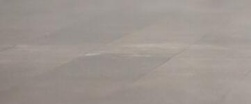
#> input picture Images/img1_1.jpg, 251 x 104 px, shrunk from 361 x 150 before the run
$ jupyter execute 'cv_4_10_4_直方图反投影.ipynb'
#> lines starting #> are read from the running program, lines starting #| are printed output that depends on the picture; after the words box and inside, x2 and y2 are one past the last pixel; in counts of white or black regions, pixels touching at a corner belong together
[cell 1]
import cv2 as cv
import numpy as np
from matplotlib import pyplot as plt

#Numpy 中的算法、
#roi 是我们要选的图像中的目标区域
roi = cv.imread("../Images/img1_1.jpg")
#> roi is the input picture: shape (104, 251, 3); mean B, G, R 144.3, 149.6, 157.9
roi_hsv = cv.cvtColor(roi, cv.COLOR_BGR2HSV)
#> roi_hsv: shape (104, 251, 3); mean H, S, V 11.8, 22, 157.9
#目标对象
img1 = cv.imread("../Images/img1.jpg")
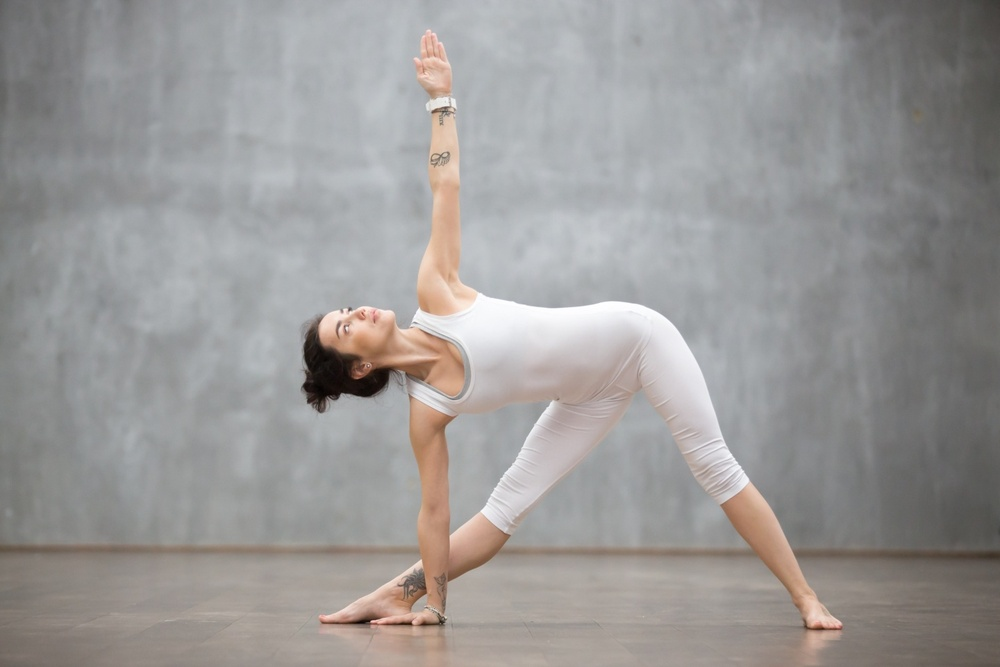
#> input picture Images/img1.jpg, 1000 x 667 px, shrunk from 1440 x 960 before the run
#> img1 is the input picture: shape (667, 1000, 3); mean B, G, R 151.6, 152.7, 154.9
img1_hsv = cv.cvtColor(img1, cv.COLOR_BGR2HSV)
#> img1_hsv: shape (667, 1000, 3); mean H, S, V 69.9, 15.6, 158.2
#查找直方图
M = cv.calcHist([roi_hsv], [0, 1], None, [180, 256], [0, 180, 0, 256])
I = cv.calcHist([img1_hsv], [0, 1], None, [180, 256], [0, 180, 0, 256])
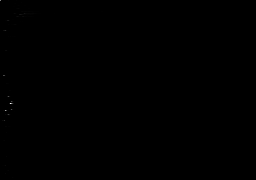
#> I: shape (180, 256) float32; min 0, max 67845, mean 14.5; drawn with min black and max white

[cell 2]
#求出 R= M/I
R = M / (I + 0.000001)
h, s, v = cv.split(img1_hsv)
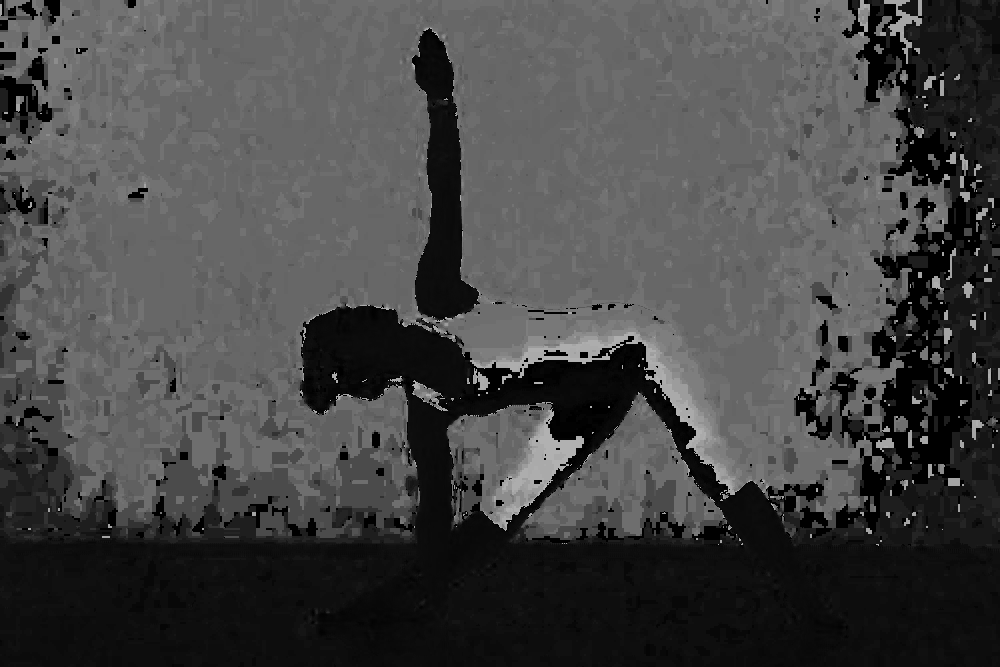
#> h: shape (667, 1000); min 0, max 179, mean 69.9
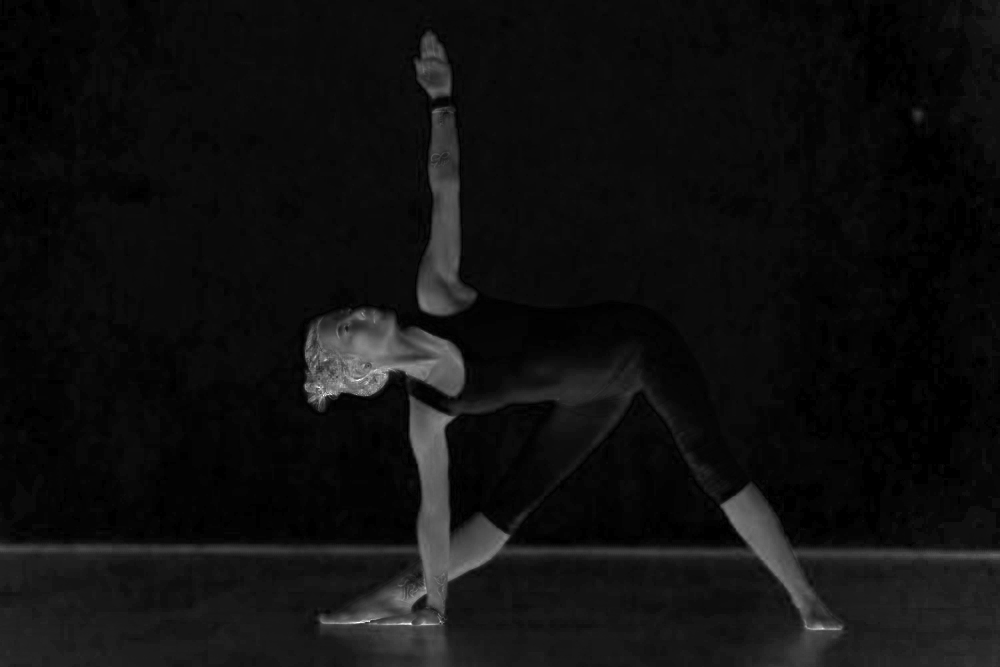
#> s: shape (667, 1000); min 0, max 255, mean 15.6
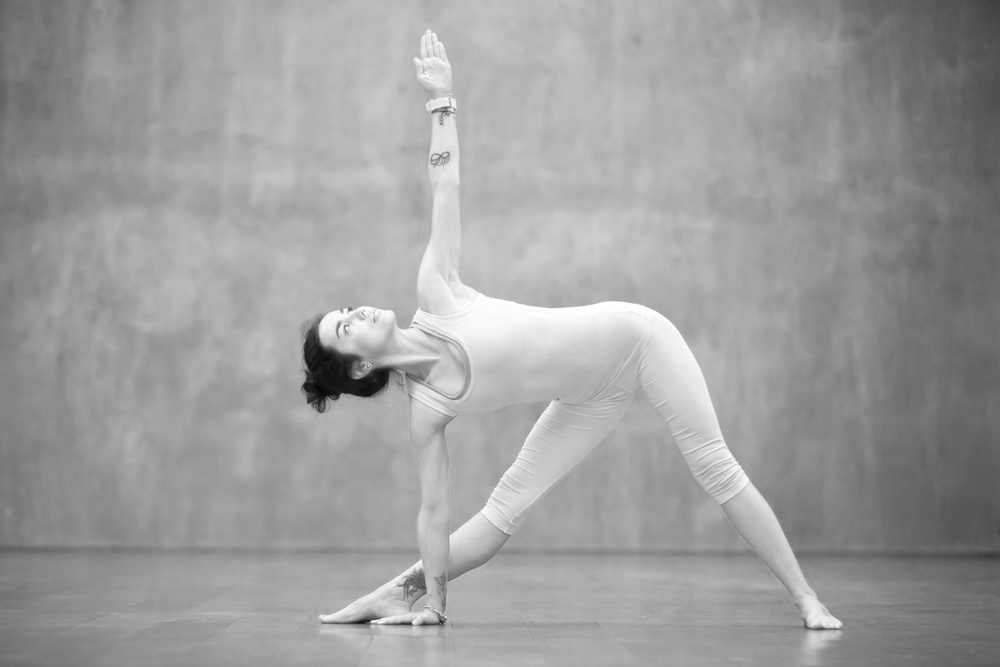
#> v: shape (667, 1000); min 5, max 255, mean 158.2
B = R[h.ravel(),s.ravel()]
B = np.minimum(B,1)
B = B.reshape(img1_hsv.shape[:2])
disc = cv.getStructuringElement(cv.MORPH_ELLIPSE,(5,5))
cv.filter2D(B,-1,disc,B)
B = np.uint8(B)
cv.normalize(B,B,0,255,cv.NORM_MINMAX)
ret,thresh = cv.threshold(B,50,255,0)
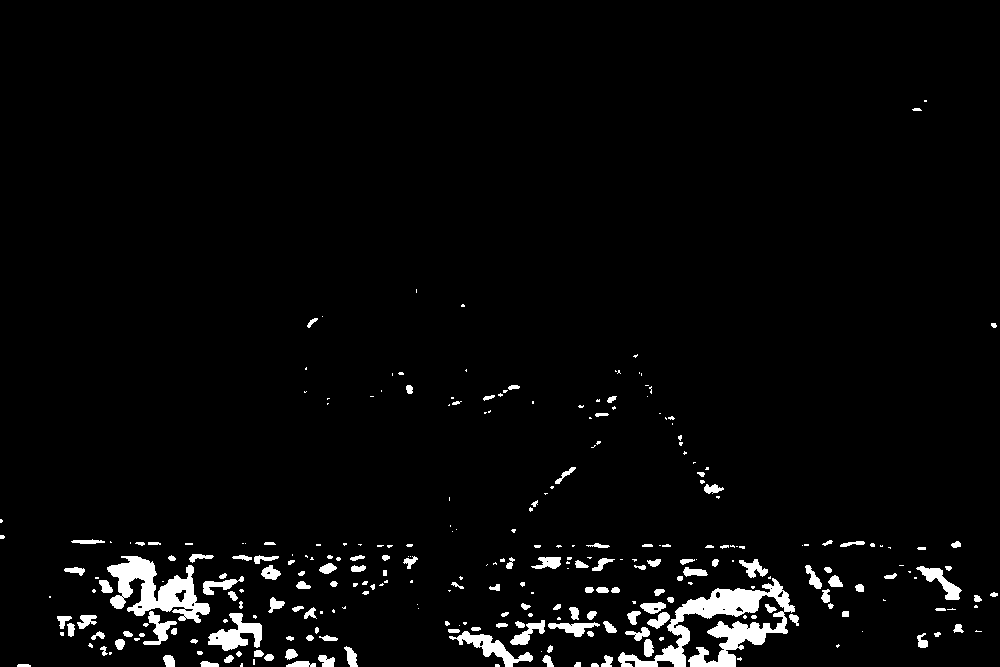
#> thresh: shape (667, 1000); 3.4% white; 290 white regions (147 under 20 px), largest, box (x1, y1, x2, y2) and area: (618, 578, 795, 667) 5123, (107, 556, 210, 623) 3185, (208, 613, 262, 651) 1006

cv.imshow("target", thresh)
cv.waitKey(0)
cv.destroyAllWindows()

[cell 3]
#OpenCV的反投影

# 直方图归一化并利用反传算法
cv.normalize(M,M,0,255,cv.NORM_MINMAX)
#> M: shape (180, 256) float32; min 0, max 255, mean 0.1
dst = cv.calcBackProject([img1_hsv],[0,1],M,[0,180,0,256],1)
# 用圆盘进行卷积
disc = cv.getStructuringElement(cv.MORPH_ELLIPSE,(5,5))
cv.filter2D(dst,-1,disc,dst)
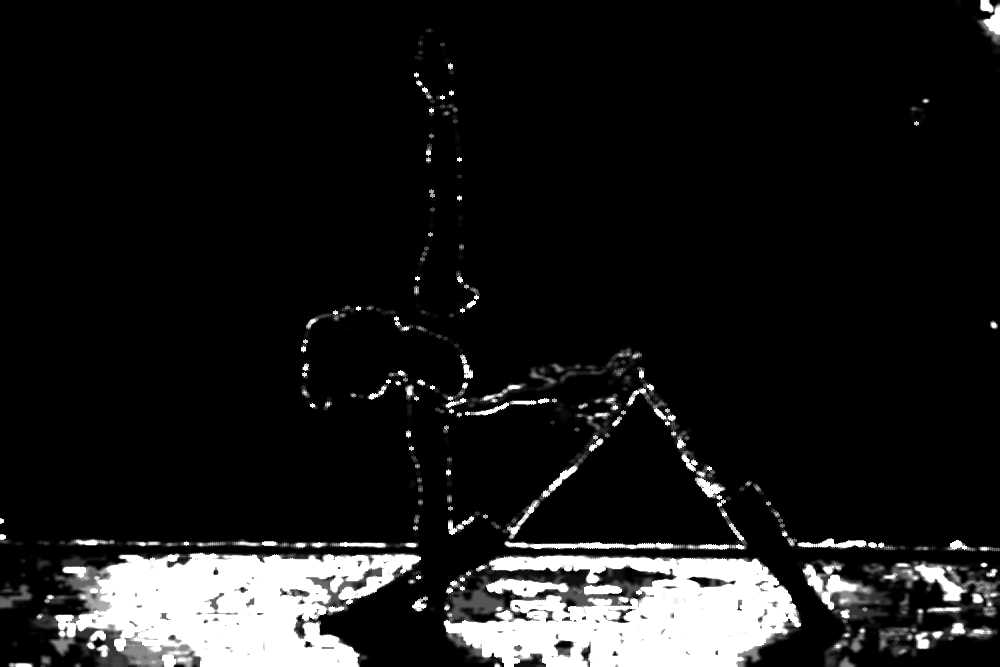
#> dst: shape (667, 1000); min 0, max 255, mean 26.6
# 应用阈值作与操作
ret,thresh = cv.threshold(dst,50,255,0)
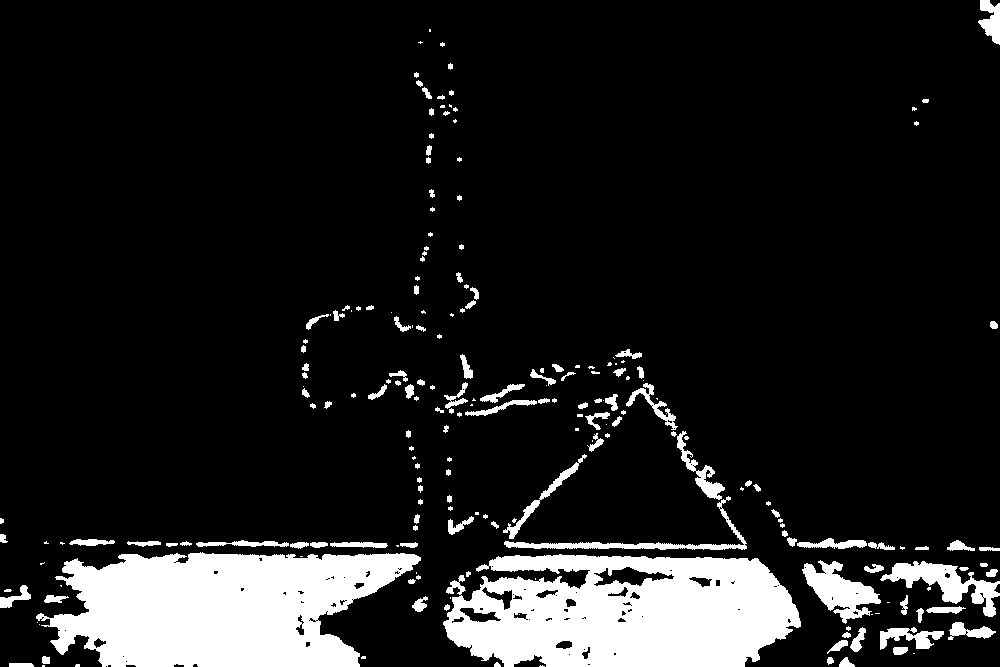
#> thresh: shape (667, 1000); 12.3% white; 215 white regions (90 under 20 px), largest, box (x1, y1, x2, y2) and area: (36, 552, 421, 667) 31674, (443, 554, 801, 667) 31042, (880, 561, 1000, 617) 2399
thresh = cv.merge((thresh,thresh,thresh))
res = cv.bitwise_and(img1,thresh)
res = np.vstack((img1,thresh,res))
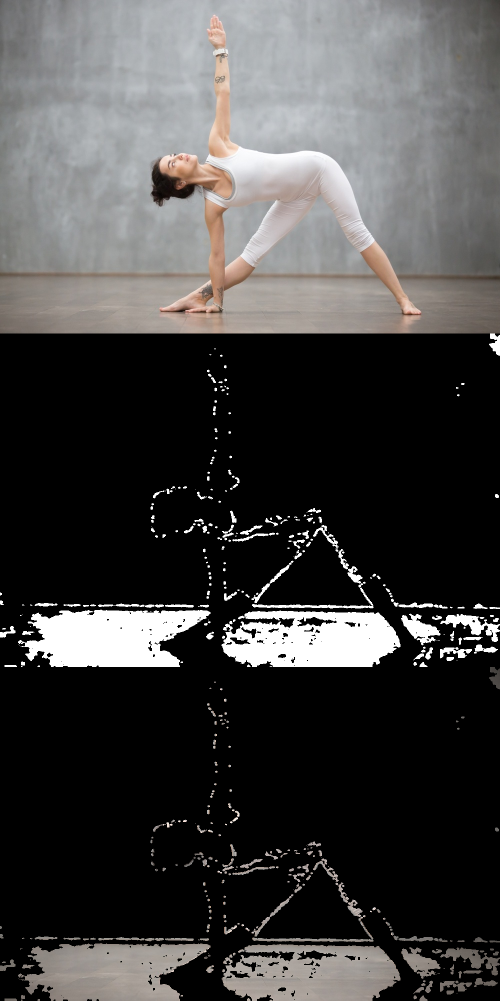
#> res: shape (2001, 1000, 3) (shown at 1/2 size); mean B, G, R 66.9, 67.5, 68.6

cv.imshow("target", thresh)
cv.waitKey(0)
cv.destroyAllWindows()
